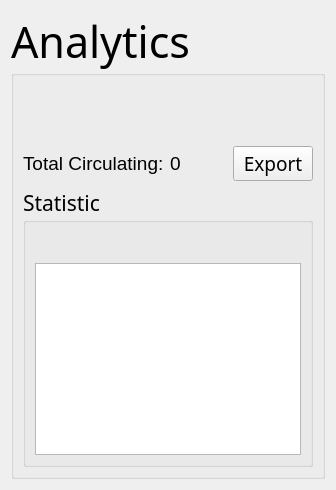
          <widget class="QWidget" name="tab">
           <attribute name="title">
            <string>Analytics</string>
           </attribute>
           <layout class="QGridLayout" name="gridLayout_36">
            <item row="0" column="0">
             <widget class="QGroupBox" name="groupBox_10">
              <property name="font">
               <font>
                <family>Segoe UI Black</family>
                <pointsize>32</pointsize>
               </font>
              </property>
              <property name="title">
               <string>Analytics</string>
              </property>
              <layout class="QGridLayout" name="gridLayout_29">
               <property name="topMargin">
                <number>70</number>
               </property>
               <item row="0" column="3">
                <widget class="QPushButton" name="export_administrator">
                 <property name="font">
                  <font>
                   <family>Segoe UI Semibold</family>
                   <pointsize>14</pointsize>
                  </font>
                 </property>
                 <property name="text">
                  <string>Export</string>
                 </property>
                </widget>
               </item>
               <item row="0" column="0">
                <widget class="QLabel" name="label_17">
                 <property name="sizePolicy">
                  <sizepolicy hsizetype="Fixed" vsizetype="Preferred">
                   <horstretch>0</horstretch>
                   <verstretch>0</verstretch>
                  </sizepolicy>
                 </property>
                 <property name="font">
                  <font>
                   <family>Segoe UI</family>
                   <pointsize>14</pointsize>
                  </font>
                 </property>
                 <property name="text">
                  <string>Total Circulating:</string>
                 </property>
                </widget>
               </item>
               <item row="0" column="1">
                <widget class="QLabel" name="lineTotalCirculating_administrator">
                 <property name="sizePolicy">
                  <sizepolicy hsizetype="Fixed" vsizetype="Preferred">
                   <horstretch>0</horstretch>
                   <verstretch>0</verstretch>
                  </sizepolicy>
                 </property>
                 <property name="font">
                  <font>
                   <family>Segoe UI</family>
                   <pointsize>14</pointsize>
                   <weight>50</weight>
                   <bold>false</bold>
                   <kerning>false</kerning>
                  </font>
                 </property>
                 <property name="styleSheet">
                  <string notr="true"/>
                 </property>
                 <property name="text">
                  <string>0</string>
                 </property>
                </widget>
               </item>
               <item row="0" column="2">
                <spacer name="horizontalSpacer_11">
                 <property name="orientation">
                  <enum>Qt::Horizontal</enum>
                 </property>
                 <property name="sizeHint" stdset="0">
                  <size>
                   <width>40</width>
                   <height>20</height>
                  </size>
                 </property>
                </spacer>
               </item>
               <item row="1" column="0" colspan="4">
                <widget class="QGroupBox" name="groupBox_42">
                 <property name="font">
                  <font>
                   <family>Segoe UI Semibold</family>
                   <pointsize>16</pointsize>
                  </font>
                 </property>
                 <property name="title">
                  <string>Statistic</string>
                 </property>
                 <layout class="QGridLayout" name="gridLayout_37">
                  <property name="topMargin">
                   <number>40</number>
                  </property>
                  <item row="0" column="0">
                   <widget class="QGraphicsView" name="graphicsView_3">
                    <property name="sizePolicy">
                     <sizepolicy hsizetype="MinimumExpanding" vsizetype="Expanding">
                      <horstretch>0</horstretch>
                      <verstretch>0</verstretch>
                     </sizepolicy>
                    </property>
                   </widget>
                  </item>
                 </layout>
                </widget>
               </item>
              </layout>
             </widget>
            </item>
           </layout>
          </widget>
